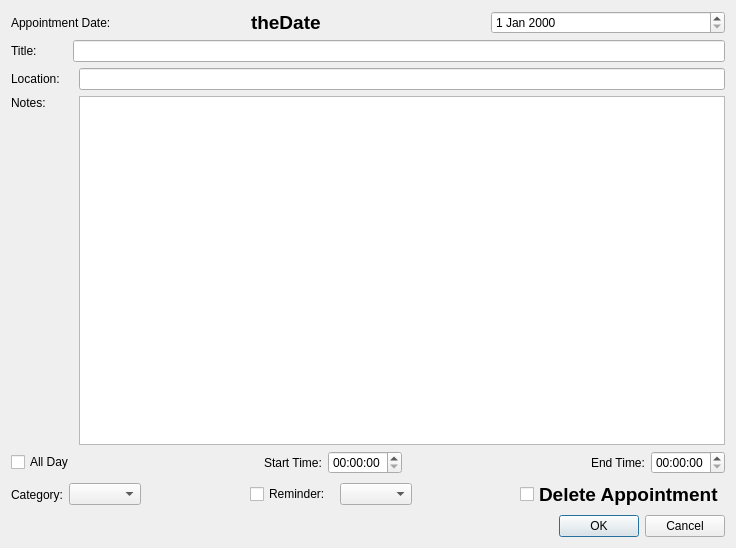
<?xml version="1.0" encoding="UTF-8"?>
<ui version="4.0">
 <class>DialogAppointmentUpdate</class>
 <widget class="QDialog" name="DialogAppointmentUpdate">
  <property name="geometry">
   <rect>
    <x>0</x>
    <y>0</y>
    <width>736</width>
    <height>548</height>
   </rect>
  </property>
  <property name="windowTitle">
   <string>Dialog</string>
  </property>
  <layout class="QGridLayout" name="gridLayout_2">
   <item row="0" column="0">
    <layout class="QHBoxLayout" name="horizontalLayout">
     <item>
      <widget class="QLabel" name="labelDate">
       <property name="text">
        <string>Appointment Date:</string>
       </property>
      </widget>
     </item>
     <item>
      <widget class="QLabel" name="labelDateDisplay">
       <property name="font">
        <font>
         <pointsize>14</pointsize>
         <weight>75</weight>
         <bold>true</bold>
        </font>
       </property>
       <property name="text">
        <string>theDate</string>
       </property>
      </widget>
     </item>
     <item>
      <widget class="QDateEdit" name="dateEditAppointmentDate"/>
     </item>
    </layout>
   </item>
   <item row="1" column="0">
    <layout class="QGridLayout" name="gridLayout">
     <item row="0" column="0">
      <widget class="QLabel" name="labelTitle">
       <property name="text">
        <string>Title:         </string>
       </property>
      </widget>
     </item>
     <item row="0" column="1" colspan="2">
      <widget class="QLineEdit" name="lineEditTitle">
       <property name="minimumSize">
        <size>
         <width>400</width>
         <height>0</height>
        </size>
       </property>
      </widget>
     </item>
     <item row="1" column="0" colspan="2">
      <widget class="QLabel" name="labelLocation">
       <property name="text">
        <string>Location: </string>
       </property>
      </widget>
     </item>
     <item row="1" column="2">
      <widget class="QLineEdit" name="lineEditLocation">
       <property name="minimumSize">
        <size>
         <width>400</width>
         <height>0</height>
        </size>
       </property>
      </widget>
     </item>
     <item row="2" column="0" colspan="2">
      <widget class="QLabel" name="labelDescription">
       <property name="text">
        <string>Notes: </string>
       </property>
       <property name="alignment">
        <set>Qt::AlignLeading|Qt::AlignLeft|Qt::AlignTop</set>
       </property>
      </widget>
     </item>
     <item row="2" column="2">
      <widget class="QTextEdit" name="textEditDescription">
       <property name="minimumSize">
        <size>
         <width>400</width>
         <height>0</height>
        </size>
       </property>
      </widget>
     </item>
    </layout>
   </item>
   <item row="2" column="0">
    <layout class="QHBoxLayout" name="horizontalLayout_2">
     <item>
      <widget class="QCheckBox" name="checkBoxAllDay">
       <property name="text">
        <string>All Day</string>
       </property>
      </widget>
     </item>
     <item>
      <spacer name="horizontalSpacer_4">
       <property name="orientation">
        <enum>Qt::Horizontal</enum>
       </property>
       <property name="sizeHint" stdset="0">
        <size>
         <width>40</width>
         <height>20</height>
        </size>
       </property>
      </spacer>
     </item>
     <item>
      <widget class="QLabel" name="labelStartTime">
       <property name="text">
        <string>Start Time:</string>
       </property>
      </widget>
     </item>
     <item>
      <widget class="QTimeEdit" name="timeEditStartTime"/>
     </item>
     <item>
      <spacer name="horizontalSpacer">
       <property name="orientation">
        <enum>Qt::Horizontal</enum>
       </property>
       <property name="sizeHint" stdset="0">
        <size>
         <width>40</width>
         <height>20</height>
        </size>
       </property>
      </spacer>
     </item>
     <item>
      <widget class="QLabel" name="labelEndTime">
       <property name="text">
        <string>End Time:</string>
       </property>
      </widget>
     </item>
     <item>
      <widget class="QTimeEdit" name="timeEditEndTime"/>
     </item>
    </layout>
   </item>
   <item row="3" column="0">
    <layout class="QHBoxLayout" name="horizontalLayout_3">
     <item>
      <widget class="QLabel" name="labelCategory">
       <property name="text">
        <string>Category:</string>
       </property>
      </widget>
     </item>
     <item>
      <widget class="QComboBox" name="comboBoxCategory"/>
     </item>
     <item>
      <spacer name="horizontalSpacer_3">
       <property name="orientation">
        <enum>Qt::Horizontal</enum>
       </property>
       <property name="sizeHint" stdset="0">
        <size>
         <width>40</width>
         <height>20</height>
        </size>
       </property>
      </spacer>
     </item>
     <item>
      <widget class="QCheckBox" name="checkBoxReminder">
       <property name="text">
        <string>Reminder: </string>
       </property>
      </widget>
     </item>
     <item>
      <widget class="QComboBox" name="comboBoxReminder"/>
     </item>
     <item>
      <spacer name="horizontalSpacer_2">
       <property name="orientation">
        <enum>Qt::Horizontal</enum>
       </property>
       <property name="sizeHint" stdset="0">
        <size>
         <width>40</width>
         <height>20</height>
        </size>
       </property>
      </spacer>
     </item>
     <item>
      <widget class="QCheckBox" name="checkBoxDelete">
       <property name="font">
        <font>
         <pointsize>14</pointsize>
         <weight>75</weight>
         <bold>true</bold>
        </font>
       </property>
       <property name="text">
        <string>Delete Appointment</string>
       </property>
      </widget>
     </item>
    </layout>
   </item>
   <item row="4" column="0">
    <widget class="QDialogButtonBox" name="buttonBox">
     <property name="orientation">
      <enum>Qt::Horizontal</enum>
     </property>
     <property name="standardButtons">
      <set>QDialogButtonBox::Cancel|QDialogButtonBox::Ok</set>
     </property>
    </widget>
   </item>
  </layout>
 </widget>
 <resources/>
 <connections>
  <connection>
   <sender>buttonBox</sender>
   <signal>accepted()</signal>
   <receiver>DialogAppointmentUpdate</receiver>
   <slot>accept()</slot>
   <hints>
    <hint type="sourcelabel">
     <x>248</x>
     <y>254</y>
    </hint>
    <hint type="destinationlabel">
     <x>157</x>
     <y>274</y>
    </hint>
   </hints>
  </connection>
  <connection>
   <sender>buttonBox</sender>
   <signal>rejected()</signal>
   <receiver>DialogAppointmentUpdate</receiver>
   <slot>reject()</slot>
   <hints>
    <hint type="sourcelabel">
     <x>316</x>
     <y>260</y>
    </hint>
    <hint type="destinationlabel">
     <x>286</x>
     <y>274</y>
    </hint>
   </hints>
  </connection>
 </connections>
</ui>
